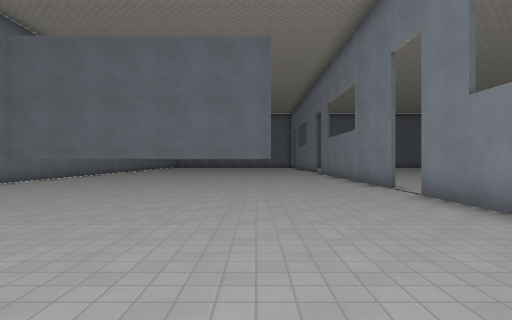
View 1 (above)

24 first-person views from a walk through a 3-D level made in the Godot game engine. The camera is 1.4 m above the floor, looks level and sees 80° across. The floor is counted in squares, 2 m on a side. Each view is taken from the middle of a square. On the plan, view 1 faces up. The plan holds only what a view shows up to about 10 squares ahead; the rest is blank. Surface patterns are stand-ins for the level's own textures.

View 2
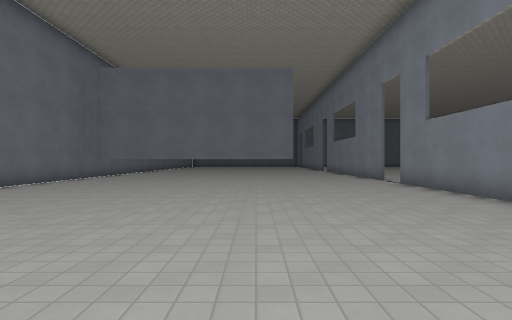

View 3
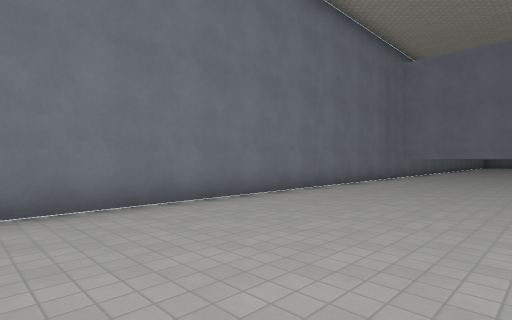

View 4
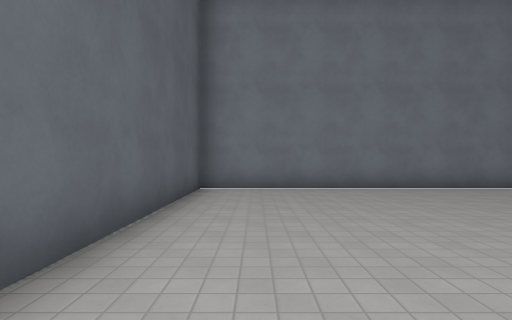

View 5
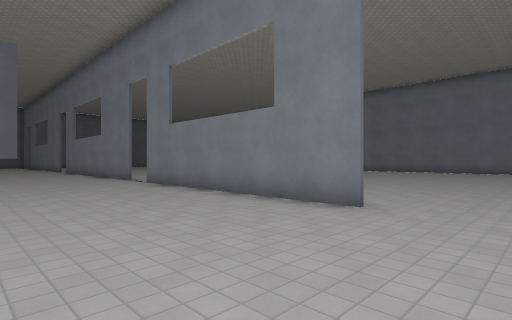

View 6
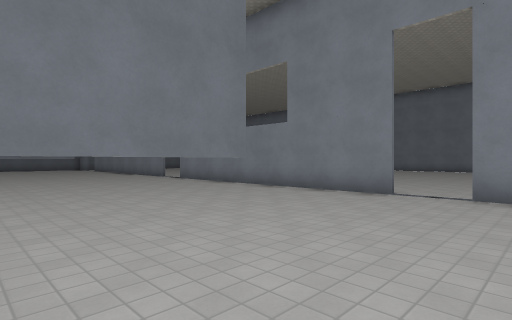

View 7
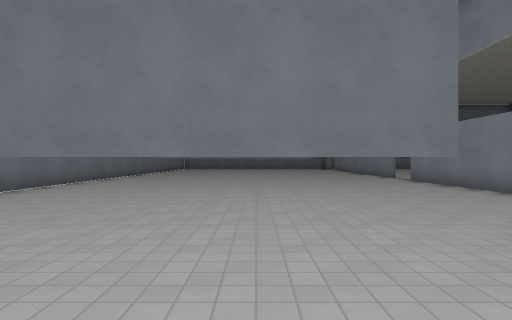

View 8
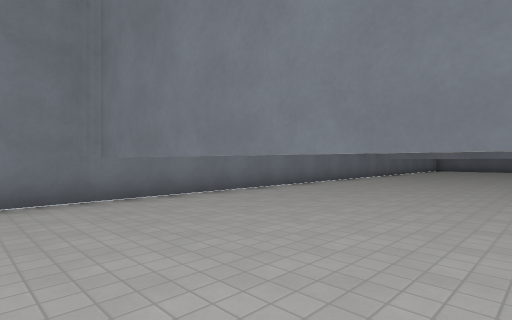

View 9
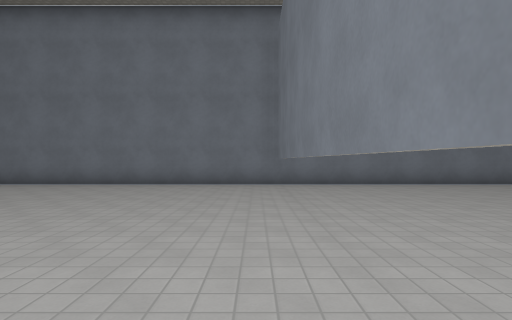

View 10
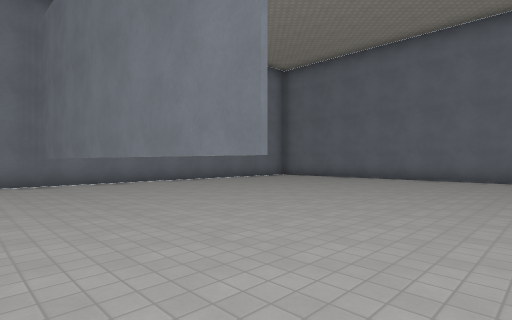

View 11
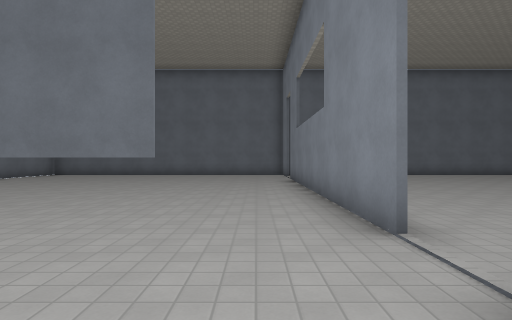

View 12
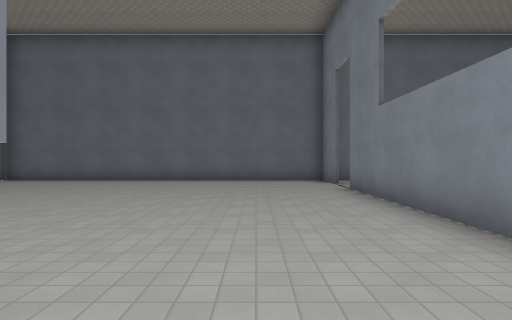

View 13
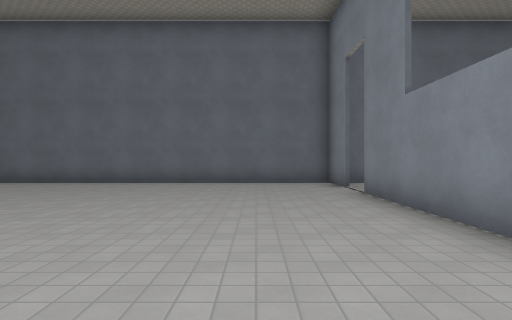

View 14
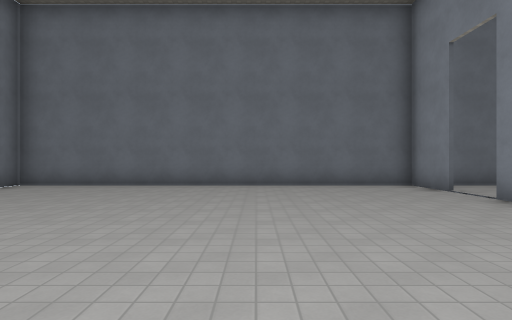

View 15
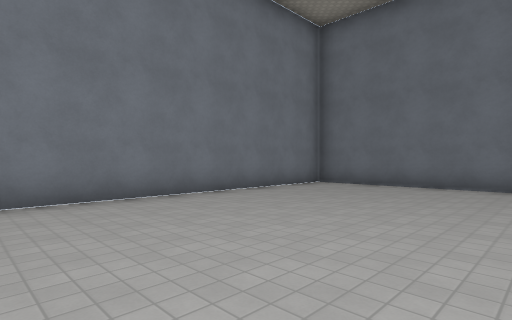

View 16
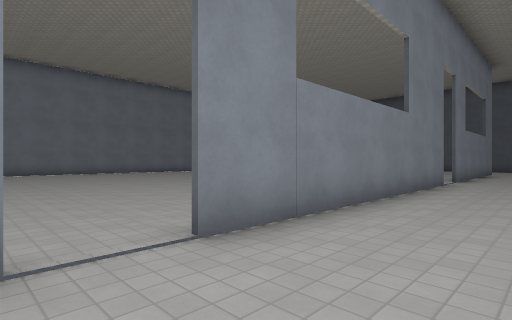

View 17
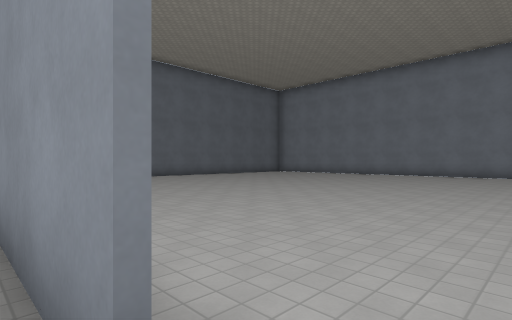

View 18
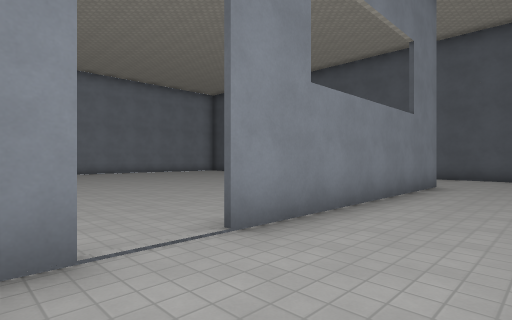

View 19
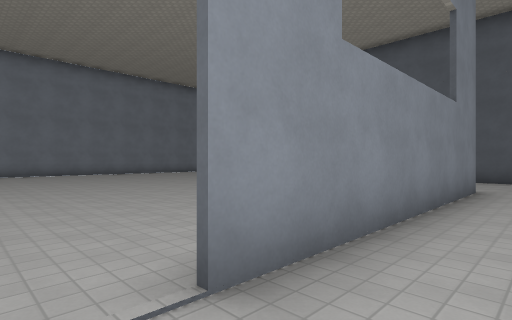

View 20
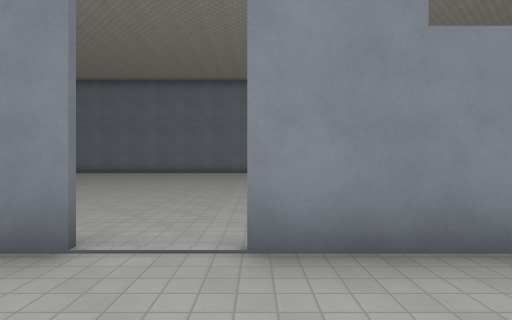

View 21
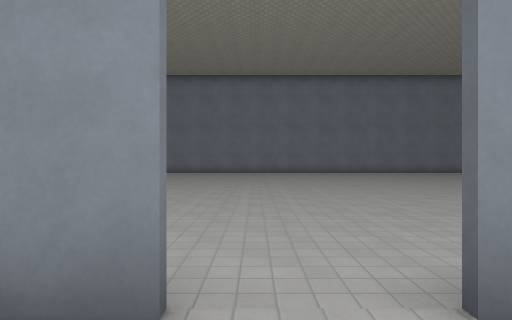

View 22
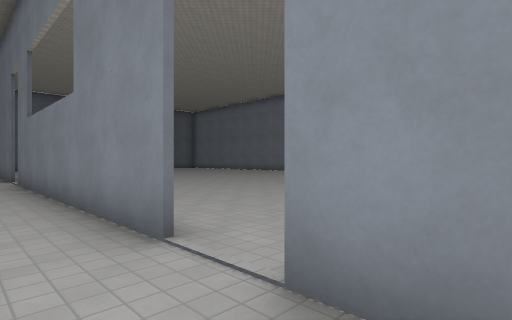

View 23
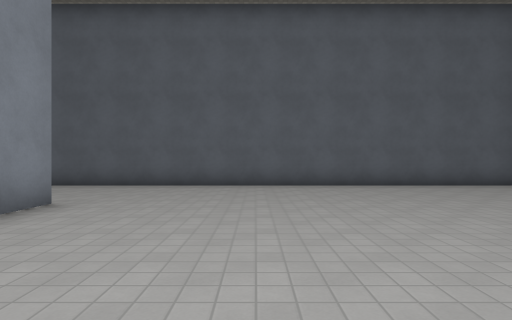

View 24
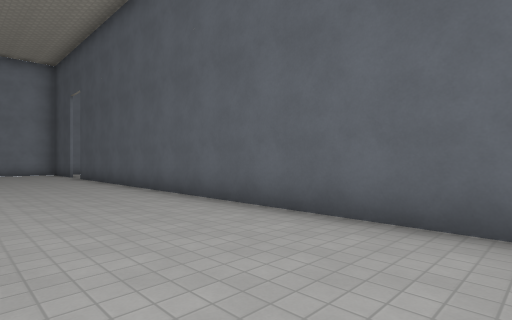

### Floor plan
Key: @ floor where view 1 was taken; # wall or solid block; . floor; T thing the floor can be seen under or through.
Columns run from 8 left of view 1 to 15 right of it. Each row starts with its distance up from view 1.
 29 ###############
 28 #..........#..
 27 #..........#..
 26 #............
 25 #..........#   ..
 24 #..........#   ....
 23 #..........#  .....
 22 #..........#  ......
 21 #..........# ........
 20 #..........# .........
 19 ##TTTTTTT..#...........
 18 #..........#............
 17 #..........#............
 16 #.....................
 15 #..........#..........
 14 #..........# ........
 13 #..........#   .....
 12 #..........#  .....
 11 #..........# .......
 10 #..........# .......
  9 #TTTTTTTT..#.........
  8 #..........#.........
  7 #....................
  6 #..........#...........
  5 #..........#...........
  4 #..........#  ........
  3 #..........#   ......
  2 #..........#    .....
  1 #..........#   ......
  0 #.......@..# ......
 -1 #...................
 -2 #.....................
 -3 #.....................
 -4 #####################

Where each view was taken, in squares from view 1:
view 1: 0 up, 0 right, facing up
view 2: 3 down, 1 left, facing up
view 3: 3 down, 3 left, facing up-left
view 4: 3 down, 0 right, facing left
view 5: 3 down, 1 left, facing up-right
view 6: 5 up, 3 left, facing up-right
view 7: 5 up, 2 left, facing up
view 8: 7 up, 2 left, facing up-left
view 9: 18 up, 1 right, facing left
view 10: 17 up, 2 right, facing up-left
view 11: 14 up, 2 right, facing up
view 12: 18 up, 1 right, facing up
view 13: 19 up, 1 right, facing up
view 14: 20 up, 1 left, facing up
view 15: 20 up, 2 left, facing up-left
view 16: 17 up, 1 right, facing down-right
view 17: 16 up, 3 right, facing up-right
view 18: 8 up, 1 right, facing down-right
view 19: 7 up, 2 right, facing down-right
view 20: 6 up, 1 right, facing right
view 21: 7 up, 2 right, facing right
view 22: 5 up, 2 right, facing up-right
view 23: 4 up, 0 right, facing down
view 24: 1 down, 1 right, facing down-right
